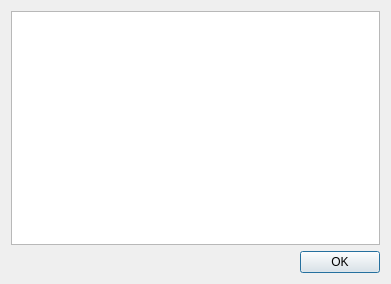
<?xml version="1.0" encoding="UTF-8"?>
<ui version="4.0">
 <class>ResultsScannerForm</class>
 <widget class="QDialog" name="ResultsScannerForm">
  <property name="geometry">
   <rect>
    <x>0</x>
    <y>0</y>
    <width>391</width>
    <height>284</height>
   </rect>
  </property>
  <property name="windowTitle">
   <string>Results Scanner</string>
  </property>
  <layout class="QVBoxLayout" name="verticalLayout">
   <item>
    <widget class="QTextEdit" name="textEditScannerOutput">
     <property name="readOnly">
      <bool>true</bool>
     </property>
    </widget>
   </item>
   <item>
    <widget class="QDialogButtonBox" name="buttonBox">
     <property name="orientation">
      <enum>Qt::Horizontal</enum>
     </property>
     <property name="standardButtons">
      <set>QDialogButtonBox::Ok</set>
     </property>
    </widget>
   </item>
  </layout>
 </widget>
 <resources/>
 <connections>
  <connection>
   <sender>buttonBox</sender>
   <signal>accepted()</signal>
   <receiver>ResultsScannerForm</receiver>
   <slot>accept()</slot>
   <hints>
    <hint type="sourcelabel">
     <x>248</x>
     <y>254</y>
    </hint>
    <hint type="destinationlabel">
     <x>157</x>
     <y>274</y>
    </hint>
   </hints>
  </connection>
  <connection>
   <sender>buttonBox</sender>
   <signal>rejected()</signal>
   <receiver>ResultsScannerForm</receiver>
   <slot>reject()</slot>
   <hints>
    <hint type="sourcelabel">
     <x>316</x>
     <y>260</y>
    </hint>
    <hint type="destinationlabel">
     <x>286</x>
     <y>274</y>
    </hint>
   </hints>
  </connection>
 </connections>
</ui>
